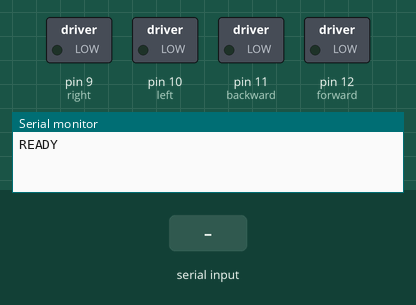
Recording of a sketch running on a simulated Arduino Mega 2560, built with avr-gcc and run on an emulated ATmega2560. On the bench: switched loads named in the sketch (green lamp = pin HIGH), the last lines printed to the serial monitor. Inputs (shaded band) come from the test bench.

Above: at 1.2 s.
1.3 s: "V,45\n" received over the second serial link
At 2.3 s:
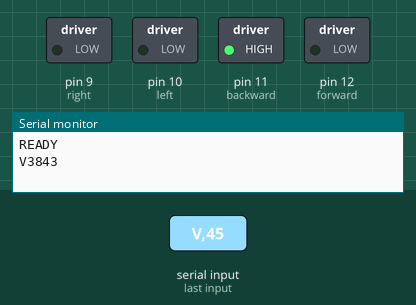
4.1 s: "H,45\n" received over the second serial link
At 4.7 s:
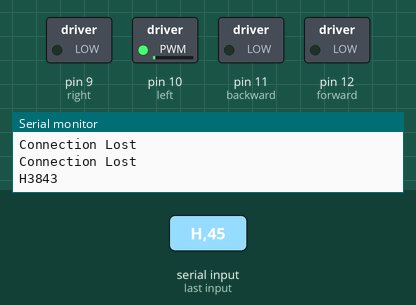
Timing chart, 0 to 7.1 s (numbered marks = the images above; inputs shaded):
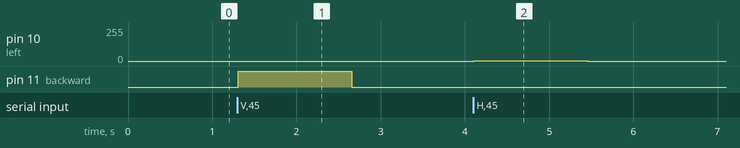

Measured:
- after the input at 1.3 s, pin 11 (backward): LOW → HIGH at once, → LOW 1.3 s later
- after the input at 4.1 s, pin 10 (left): 0/255 → 3/255 at once, → 0/255 1.3 s later

The sketch:

carroBluetooth.ino
```cpp
#define charComand 5 // characters per comand
#define forward 12
#define backward 11
#define left 10
#define right 9
int pos = 0;    // variable to store the servo position
int spd = 0;    // Variable to store the motor speed
int midspd = 255;
int midpos = 255;
int special = 0;
unsigned long lastCommand;

char signal,car;

void setup()
{
  pinMode(forward, OUTPUT);
  pinMode(backward, OUTPUT);
  pinMode(left, OUTPUT);
  pinMode(right, OUTPUT);
  Serial3.begin(9600);
  Serial.begin(9600);
  Serial.println("READY ");
}

void loop()
{
  if(Serial3.available()>=charComand){
    lastCommand=millis();
    signal=Serial3.read();
    Serial.print(signal);
    switch(signal){

    case 'S':
      readInt(special);
      switch(special){
        case 0:    // Parar todo
          stop_all();
          break;

        case 1:    //continua conectado
          lastCommand=millis();
          break;
      }
      Serial.println(special);
      special=0;
      break;

    case 'V': // Vertical Bar
      readInt(spd);
      if (spd == midspd){
        Stop();
      }
      else if (spd >midspd){
        spd-=midspd;
        goForward(spd);
      }
      else{
        spd=midspd-spd;
        goBackward(spd);
      }
      Serial.println(spd);
      spd=0;
      break;

    case 'H': // Horizontal Bar
      readInt(pos);
      if (pos == midpos){
         stop_turn();
      }
      else if(pos > midpos){
        pos-=midpos;
        go_right(pos);
      }
      else{
        pos=midpos-pos;
        go_left(pos);
      }
      Serial.println(pos);
      pos=0;
      break;

    case 'L': // New Left bar value
       readInt(midspd);
       Stop();
       Serial.println(midspd);
       break;

    case 'R': // New right bar value
      readInt(midpos);
      stop_turn();
      Serial.println(midpos);
      break;

    }
    delay(1);
  }

  if( (millis() - lastCommand) > 1350){
    stop_all();
    lastCommand=millis();
    Serial.println("Connection Lost");
  }

}

void readInt(int &num){
  num = 0;
  for(int i=0;i<(charComand-1);i++){
    car=Serial3.read();
    num+=(car-48)*(int)(0.5+pow(10,(charComand-2)-i));
   }
}

void goForward(int i){
  digitalWrite(backward, LOW);
  analogWrite(forward,i);
}

void goBackward(int i){
  digitalWrite(forward, LOW);
  analogWrite(backward,i);
}

void stop_all(){
 Stop();
 stop_turn();
}

void Stop(){
  digitalWrite(forward,LOW);
  digitalWrite(backward,LOW);
}

void go_left(int i) {
  digitalWrite(right, LOW);
  analogWrite(left, i);
}

void go_right(int i) {
  digitalWrite(left, LOW);
  analogWrite(right, i);
}

void stop_turn() {
  digitalWrite(right, LOW);
  digitalWrite(left, LOW);
}
```
